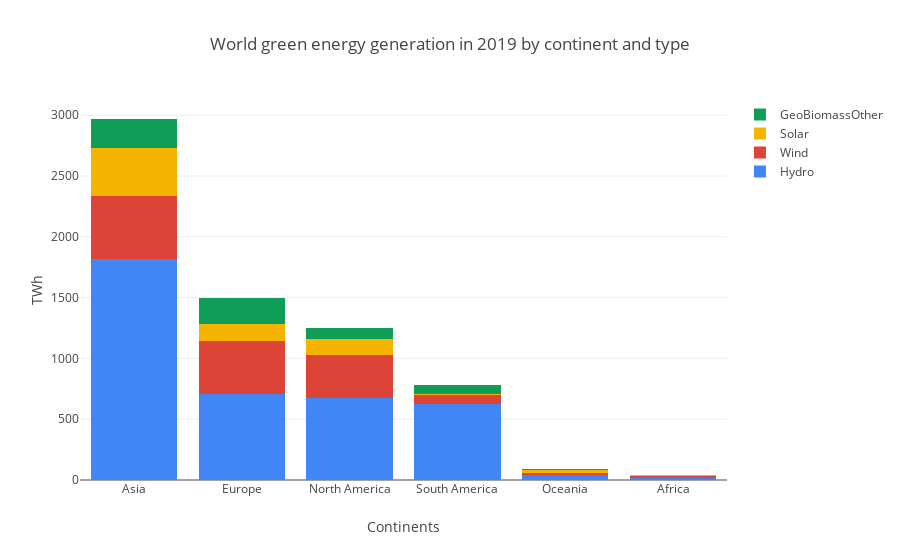
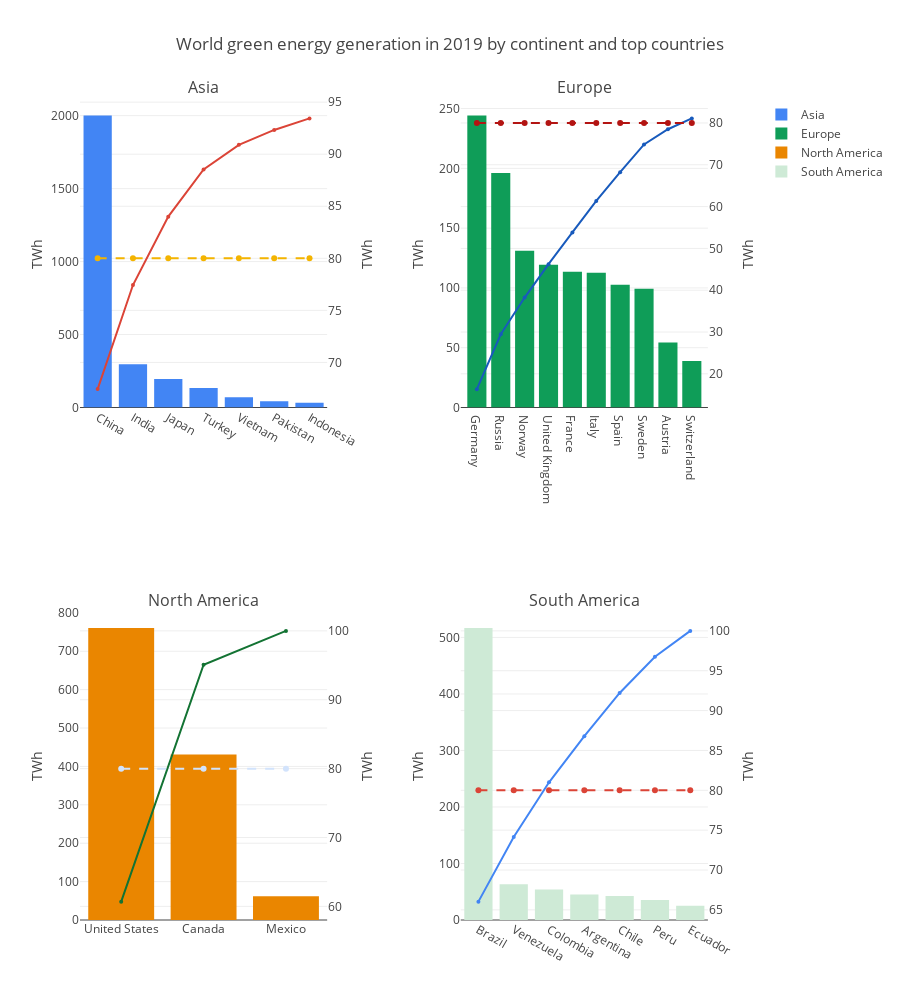

These figures' notebook cell, in order:
### Markdown cell above
### World green energy generation in 2019 by continent

### Code cell
# Chart by continent and type
chart_data = []
for i in range(len(ge_cols)):
    chart_data.append(go.Bar(name = ge_cols[i], x = df_wre_continent_2019['Continent'], y = df_wre_continent_2019[ge_cols[i]]))

fig = go.Figure(data = chart_data)

_ = fig.update_xaxes(title_text = 'Continents')
_ = fig.update_yaxes(title_text = ' TWh')

_ = fig.update_layout(barmode='stack',
                      title_text = 'World green energy generation in 2019 by continent and type')

fig.show()

# Pareto charts for each continent
continents = ['Asia', 'Europe', 'North America', 'South America']

fig = make_subplots(rows = 2, cols = 2,
                   specs = [[{"secondary_y": True}, {"secondary_y": True}],
                            [{"secondary_y": True}, {"secondary_y": True}]],
                   subplot_titles = continents)


for i in range(len(continents)):
    rowNo = 1 if i < 2 else 2
    colNo = 1 if i in [0, 2] else 2
    
    df_tmp = df_wre_country_2019[df_wre_country_2019.Continent == continents[i]]
    df_tmp['Cum. Total %'] = (df_tmp.Total.cumsum() / df_tmp.Total.sum()) * 100
    df_tmp = df_tmp.nlargest(10 if continents[i] == 'Europe' else 7, columns = 'Total')
    df_pareto = [80] * df_tmp.size
    
    _ = fig.add_trace(go.Bar(x = df_tmp['Country'], y = df_tmp['Total'], name = continents[i]),
                     secondary_y = False, row = rowNo, col = colNo)
    _ = fig.add_trace(go.Scatter(x = df_tmp['Country'], y = df_tmp['Cum. Total %'],
                                 marker_size = 4, marker_line_width = 0, showlegend=False), 
                      secondary_y = True, row = rowNo, col = colNo)
    _ = fig.add_trace(go.Scatter(x = df_tmp['Country'], y = df_pareto, 
                                 line = dict(dash = 'dash'), hoverinfo = 'none', showlegend=False), 
                      secondary_y = True, row = rowNo, col = colNo)
    _ = fig.update_yaxes(title_text = '<b>Cum. %</b>', row = rowNo, col = colNo, secondary_y=True)
    _ = fig.update_yaxes(title_text = 'TWh', row = rowNo, col = colNo)

_ = fig.update_layout(height = 1000,
                      title_text = 'World green energy generation in 2019 by continent and top countries')

fig.show()

### Figure 1 — Plotly figure (JSON) as saved in the notebook; plotly's stock layout.template omitted (floating-point values rounded to 4 significant figures)
{"data": [{"name": "Hydro", "type": "bar", "x": ["Asia", "Europe", "North America", "South America", "Oceania", "Africa"], "y": [1819.0, 704.0, 676.9, 628.3, 39.88, 15.56]}, {"name": "Wind", "type": "bar", "x": ["Asia", "Europe", "North America", "South America", "Oceania", "Africa"], "y": [514.9, 438.6, 354.9, 68.08, 21.78, 14.44]}, {"name": "Solar", "type": "bar", "x": ["Asia", "Europe", "North America", "South America", "Oceania", "Africa"], "y": [395.7, 144.3, 125.1, 13.72, 18.08, 11.14]}, {"name": "GeoBiomassOther", "type": "bar", "x": ["Asia", "Europe", "North America", "South America", "Oceania", "Africa"], "y": [238.9, 208.0, 96.9, 72.75, 12.01, 0.43]}], "layout": {"barmode": "stack", "title": {"text": "World green energy generation in 2019 by continent and type"}, "xaxis": {"title": {"text": "Continents"}}, "yaxis": {"title": {"text": " TWh"}}}}

### Figure 2 — Plotly figure (JSON) as saved in the notebook; plotly's stock layout.template omitted (floating-point values rounded to 4 significant figures)
{"data": [{"name": "Asia", "type": "bar", "x": ["China", "India", "Japan", "Turkey", "Vietnam", "Pakistan", "Indonesia"], "xaxis": "x", "y": [2002, 296.8, 195.1, 134.5, 70.31, 42.48, 32.94], "yaxis": "y"}, {"marker": {"line": {"width": 0}, "size": 4}, "showlegend": false, "type": "scatter", "x": ["China", "India", "Japan", "Turkey", "Vietnam", "Pakistan", "Indonesia"], "xaxis": "x", "y": [67.43, 77.43, 84.0, 88.53, 90.9, 92.33, 93.44], "yaxis": "y2"}, {"hoverinfo": "none", "line": {"dash": "dash"}, "showlegend": false, "type": "scatter", "x": ["China", "India", "Japan", "Turkey", "Vietnam", "Pakistan", "Indonesia"], "xaxis": "x", "y": [80, 80, 80, 80, 80, 80, 80, 80, 80, 80, 80, 80, 80, 80, 80, 80, 80, 80, 80, 80, 80, 80, 80, 80, 80, 80, 80, 80, 80, 80, 80, 80, 80, 80, 80, 80, 80, 80, 80, 80, 80, 80, 80, 80, 80, 80, 80, 80, 80, 80, 80, 80, 80, 80, 80, 80, 80, 80, 80, 80, 80, 80, 80, 80, 80, 80, 80, 80, 80, 80], "yaxis": "y2"}, {"name": "Europe", "type": "bar", "x": ["Germany", "Russia", "Norway", "United Kingdom", "France", "Italy", "Spain", "Sweden", "Austria", "Switzerland"], "xaxis": "x2", "y": [244.3, 196.2, 131.2, 119.3, 113.4, 112.8, 102.7, 99.31, 54.31, 38.84], "yaxis": "y3"}, {"marker": {"line": {"width": 0}, "size": 4}, "showlegend": false, "type": "scatter", "x": ["Germany", "Russia", "Norway", "United Kingdom", "France", "Italy", "Spain", "Sweden", "Austria", "Switzerland"], "xaxis": "x2", "y": [16.34, 29.47, 38.24, 46.22, 53.81, 61.35, 68.23, 74.87, 78.5, 81.1], "yaxis": "y4"}, {"hoverinfo": "none", "line": {"dash": "dash"}, "showlegend": false, "type": "scatter", "x": ["Germany", "Russia", "Norway", "United Kingdom", "France", "Italy", "Spain", "Sweden", "Austria", "Switzerland"], "xaxis": "x2", "y": [80, 80, 80, 80, 80, 80, 80, 80, 80, 80, 80, 80, 80, 80, 80, 80, 80, 80, 80, 80, 80, 80, 80, 80, 80, 80, 80, 80, 80, 80, 80, 80, 80, 80, 80, 80, 80, 80, 80, 80, 80, 80, 80, 80, 80, 80, 80, 80, 80, 80, 80, 80, 80, 80, 80, 80, 80, 80, 80, 80, 80, 80, 80, 80, 80, 80, 80, 80, 80, 80, 80, 80, 80, 80, 80, 80, 80, 80, 80, 80, 80, 80, 80, 80, 80, 80, 80, 80, 80, 80, 80, 80, 80, 80, 80, 80, 80, 80, 80, 80], "yaxis": "y4"}, {"name": "North America", "type": "bar", "x": ["United States", "Canada", "Mexico"], "xaxis": "x3", "y": [761.0, 431.3, 61.58], "yaxis": "y5"}, {"marker": {"line": {"width": 0}, "size": 4}, "showlegend": false, "type": "scatter", "x": ["United States", "Canada", "Mexico"], "xaxis": "x3", "y": [60.69, 95.09, 100], "yaxis": "y6"}, {"hoverinfo": "none", "line": {"dash": "dash"}, "showlegend": false, "type": "scatter", "x": ["United States", "Canada", "Mexico"], "xaxis": "x3", "y": [80, 80, 80, 80, 80, 80, 80, 80, 80, 80, 80, 80, 80, 80, 80, 80, 80, 80, 80, 80, 80, 80, 80, 80, 80, 80, 80, 80, 80, 80], "yaxis": "y6"}, {"name": "South America", "type": "bar", "x": ["Brazil", "Venezuela", "Colombia", "Argentina", "Chile", "Peru", "Ecuador"], "xaxis": "x4", "y": [516.9, 63.43, 53.77, 45.27, 42.44, 35.61, 25.37], "yaxis": "y7"}, {"marker": {"line": {"width": 0}, "size": 4}, "showlegend": false, "type": "scatter", "x": ["Brazil", "Venezuela", "Colombia", "Argentina", "Chile", "Peru", "Ecuador"], "xaxis": "x4", "y": [66.03, 74.14, 81.01, 86.79, 92.21, 96.76, 100], "yaxis": "y8"}, {"hoverinfo": "none", "line": {"dash": "dash"}, "showlegend": false, "type": "scatter", "x": ["Brazil", "Venezuela", "Colombia", "Argentina", "Chile", "Peru", "Ecuador"], "xaxis": "x4", "y": [80, 80, 80, 80, 80, 80, 80, 80, 80, 80, 80, 80, 80, 80, 80, 80, 80, 80, 80, 80, 80, 80, 80, 80, 80, 80, 80, 80, 80, 80, 80, 80, 80, 80, 80, 80, 80, 80, 80, 80, 80, 80, 80, 80, 80, 80, 80, 80, 80, 80, 80, 80, 80, 80, 80, 80, 80, 80, 80, 80, 80, 80, 80, 80, 80, 80, 80, 80, 80, 80], "yaxis": "y8"}], "layout": {"annotations": [{"font": {"size": 16}, "showarrow": false, "text": "Asia", "x": 0.185, "xanchor": "center", "xref": "paper", "y": 1, "yanchor": "bottom", "yref": "paper"}, {"font": {"size": 16}, "showarrow": false, "text": "Europe", "x": 0.755, "xanchor": "center", "xref": "paper", "y": 1, "yanchor": "bottom", "yref": "paper"}, {"font": {"size": 16}, "showarrow": false, "text": "North America", "x": 0.185, "xanchor": "center", "xref": "paper", "y": 0.375, "yanchor": "bottom", "yref": "paper"}, {"font": {"size": 16}, "showarrow": false, "text": "South America", "x": 0.755, "xanchor": "center", "xref": "paper", "y": 0.375, "yanchor": "bottom", "yref": "paper"}], "height": 1000, "title": {"text": "World green energy generation in 2019 by continent and top countries"}, "xaxis": {"anchor": "y", "domain": [0, 0.37]}, "xaxis2": {"anchor": "y3", "domain": [0.57, 0.94]}, "xaxis3": {"anchor": "y5", "domain": [0, 0.37]}, "xaxis4": {"anchor": "y7", "domain": [0.57, 0.94]}, "yaxis": {"anchor": "x", "domain": [0.625, 1], "title": {"text": "TWh"}}, "yaxis2": {"anchor": "x", "overlaying": "y", "side": "right", "title": {"text": "TWh"}}, "yaxis3": {"anchor": "x2", "domain": [0.625, 1], "title": {"text": "TWh"}}, "yaxis4": {"anchor": "x2", "overlaying": "y3", "side": "right", "title": {"text": "TWh"}}, "yaxis5": {"anchor": "x3", "domain": [0, 0.375], "title": {"text": "TWh"}}, "yaxis6": {"anchor": "x3", "overlaying": "y5", "side": "right", "title": {"text": "TWh"}}, "yaxis7": {"anchor": "x4", "domain": [0, 0.375], "title": {"text": "TWh"}}, "yaxis8": {"anchor": "x4", "overlaying": "y7", "side": "right", "title": {"text": "TWh"}}}}
